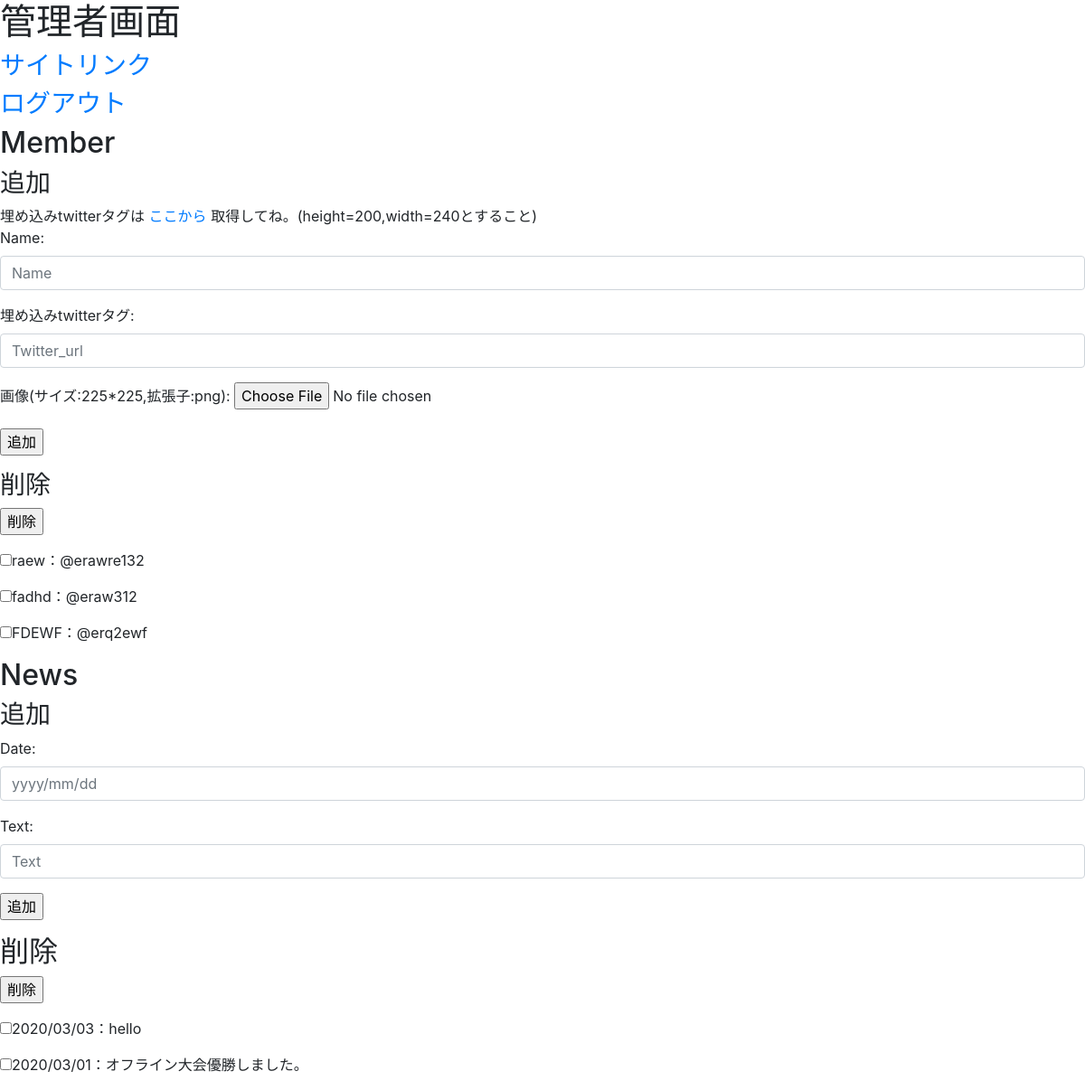
The app's page /edit (signed in), older data.
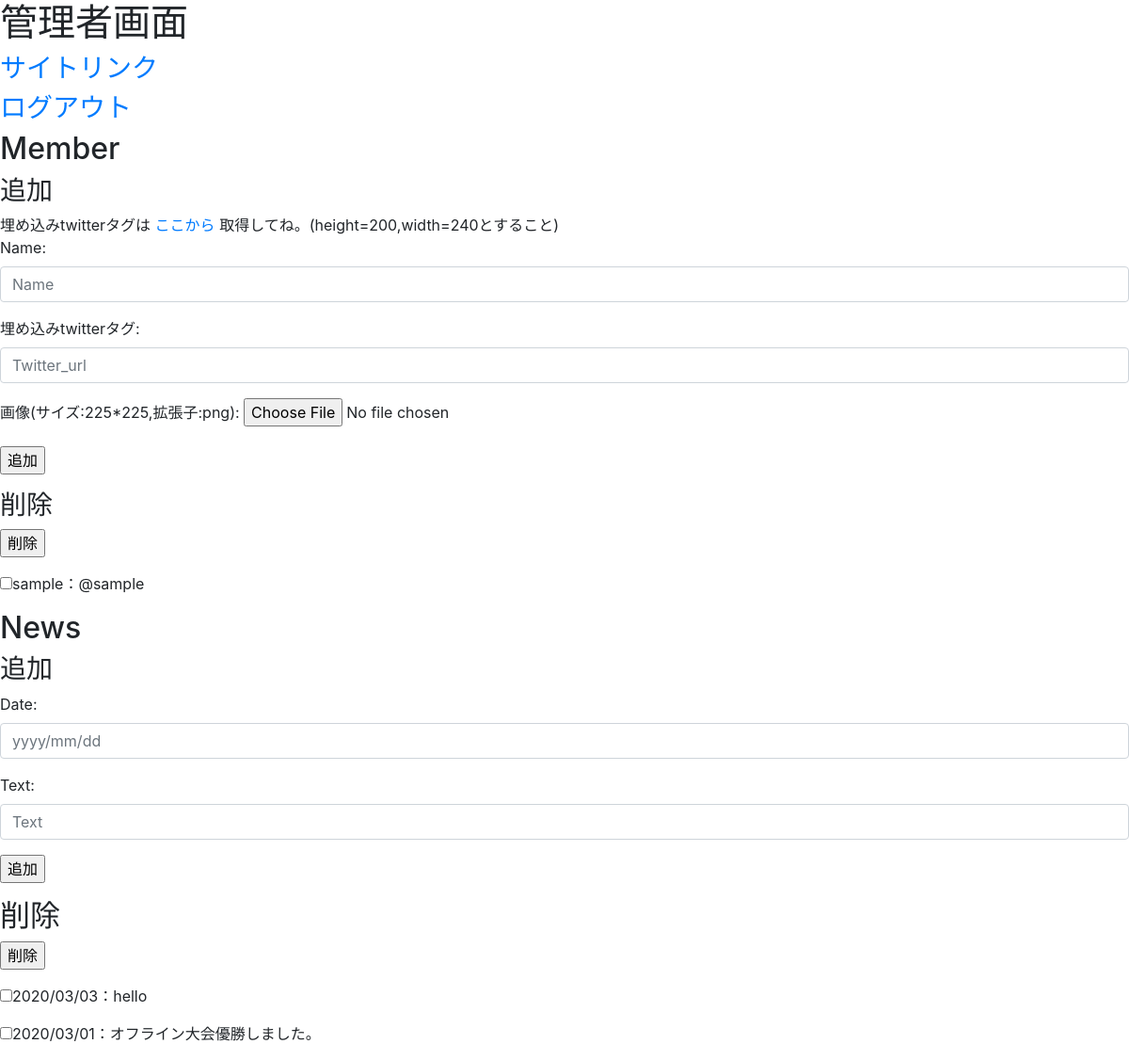
The same page, newer data.
### app/models/models.py (models this page shows, shortened)
class Member(Base):
    __tablename__ = 'member'
    id = Column(Integer, primary_key=True)
    name = Column(String(128), unique=True)
    twitter = Column(String(128), unique=True)

class News(Base):
    __tablename__ = 'news'
    id = Column(Integer, primary_key=True)
    date = Column(String(128), unique=False)
    text = Column(String(256), unique=False)

### app/app.py (the view)
@app.route("/edit")
def edit():
    if "admin" in session:
        all_member = Member.query.all()
        all_news = News.query.all()
        return render_template("edit.html", all_member=all_member, all_news=all_news)
    else :
        return redirect("/admin")

### app/templates/edit.html (shortened to what this page needs)
{% extends "application-admin.html" %}
{% block body %}
<h1>管理者画面</h1>
<h3>
    <a href="{{url_for('top')}}" target="_blank">サイトリンク</a>
</h3>
<h3>
<a href="{{url_for('logout')}}">ログアウト</a>
</h3>
<h2>Member</h2>
<h3>追加</h3>
埋め込みtwitterタグは
<a href="https://publish.twitter.com/" target="_blank">ここから</a>
取得してね。(height=200,width=240とすること)
<form action="/member_add" method="POST" enctype="multipart/form-data">
    <div class="form-group">
        <label for="name">Name:</label>
        <input type="text" name="name" class="form-control" placeholder="Name">
    </div>
    <div class="form-group">
        <label for="Twitter">埋め込みtwitterタグ:</label>
        <input type="text" name="twitter" class="form-control" placeholder="Twitter_url">
    </div>
    <div class="form-group">
        <label for="member_image">画像(サイズ:225*225,拡張子:png):</label>
        <input type="file" name="member_image" >
    </div>
    <div class="form-group">
        <input type="submit" value="追加">
    </div>
</form>
<h3>削除</h3>
<form action="/member_del" method="POST">
    <div class="form-group">
        <input type="submit" value="削除">
    </div>
{% for member in all_member %}
    <div class="form-group">
        <input type="checkbox" name="del" value={{member.id}}>{{member.name}}：{{member.twitter}}</input>
    </div>
{% endfor %}
</form>
<h2>News</h2>
<h3>追加</h3>
<form action="/news_add" method="POST">
    <div class="form-group">
        <label for="date">Date:</label>
        <input type="text" name="date" class="form-control" placeholder="yyyy/mm/dd">
    </div>
    <div class="form-group">
        <label for="text">Text:</label>
        <input type="text" name="text" class="form-control" placeholder="Text">
    </div>
    <div class="form-group">
        <input type="submit" value="追加">
    </div>
</form>
<h2>削除</h2>
<form action="/news_del" method="POST">
    <div class="form-group">
        <input type="submit" value="削除">
    </div>
{% for news in all_news %}
    <div class="form-group">
        <input type="checkbox" name="del" value={{news.id}}>{{news.date}}：{{news.text}}</input>
    </div>
{% endfor %}
</form>
{% endblock %}

Row changes from the older to the newer data that the page shows:
removed Member: name "raew", twitter "@erawre132"
removed Member: name "fadhd", twitter "@eraw312"
removed Member: name "FDEWF", twitter "@erq2ewf"
added Member: name "sample", twitter "@sample"
